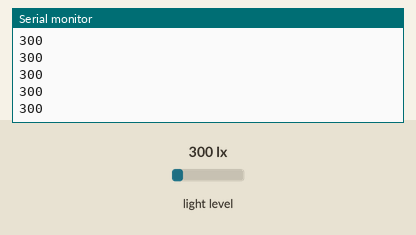
Simulated run of this sketch. Board: Arduino Uno, built with avr-gcc and run on an emulated ATmega328P. On the bench: the last lines printed to the serial monitor. Inputs (shaded band) come from the test bench; at power-on: light level 300 lx.

Above: at 1.2 s.
1.3 s: light level set to 40 lx
At 2.0 s:
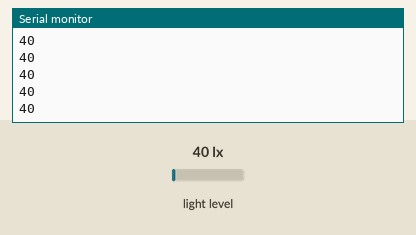
2.8 s: light level set to 500 lx
At 3.6 s:
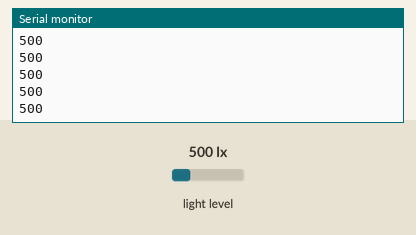
Timing chart, 0 to 5.8 s (numbered marks = the images above; inputs shaded):
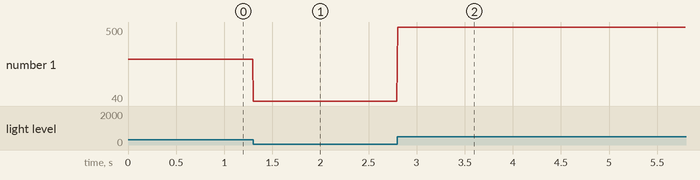

The sketch:

Lesson1_LightSensor_RealTimePlot.ino
```cpp
/* TSL2591 Digital Light Sensor

For a real-time demo, the Lesson 1 code is slightly adjusted here such
that all other print statements are commented out, and only light
sensor measurements are printed. By using the Serial Plotter feature
in the Arduino IDE (Tools-->Serial Plotter), this sketch provides a
quick demo of real-time light measurements!

*/

#include <Wire.h>
#include <Adafruit_Sensor.h>
#include "Adafruit_TSL2591.h"

// Example for demonstrating the TSL2591 library - public domain!

Adafruit_TSL2591 tsl = Adafruit_TSL2591(2591); // pass in a number for the sensor identifier (for your use later)

// Code in the setup block will be run once when the program starts (or device is powered up)
void setup(void)
{
  // Serial is the connection between the microcontroller and the computer.
  // This line is needed to send text from the microcontroller to the computer.
  Serial.begin(9600);

  // This section turns on the sensor, and notifies user if it cannot find the sensor.
  if (tsl.begin())
  {
    //Serial.println(F("Found a TSL2591 sensor"));
    }
  else
  {
    //Serial.println(F("No sensor found ... check your wiring?"));
    while (1);
  }

  // Configure the sensor, these settings can be changed...
  tsl.setGain(TSL2591_GAIN_MED);      // 25x gain
  tsl.setTiming(TSL2591_INTEGRATIONTIME_300MS);
}

// Code in the loop block is run repeatedly until the device is powered off
void loop(void)
{
  // This line collects a light measurement and stores it as the variable 'x'
  uint16_t x = tsl.getLuminosity(TSL2591_VISIBLE);

  // These lines format the text with the measurement that will go to the computer.
  String measName = "Luminosity (lux), ";
  String trailingComma = ", ";
  String output = measName + x + trailingComma;

  // This line sends the text with the measurement to the computer.
  //Serial.println(output);

  //Serial.print(0);
  //Serial.print(",");
  //Serial.print(x);
  //Serial.print(",");
  //Serial.println(15000);
  Serial.println(x);

  // Change the value below to change the interval (in milliseconds) between measurements
  // For example, replacing line below with 'delay(2000);' will wait 2 seconds between measurements.
  delay(5);
}
```

Measured:
- after the input at 1.3 s, the serial monitor: prints a new line at once (image 1)
- after the input at 2.8 s, the serial monitor: prints a new line at once (image 2)
- plotted number 1: 300 → 40 after the input at 1.3 s, 40 → 50 after the input at 2.8 s
